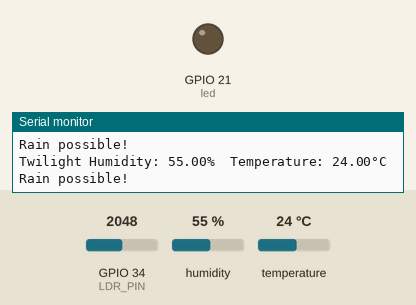
Recording of a sketch running on a simulated ESP32. On the bench: output pins drawn as LEDs (lit = HIGH), the last lines printed to the serial monitor. Inputs (shaded band) come from the test bench; at power-on: humidity 55 %, GPIO 34 (LDR_PIN) = 2048, temperature 24 °C.

Above: at 24.4 s.
24.5 s: humidity set to 59 %
At 27.5 s:
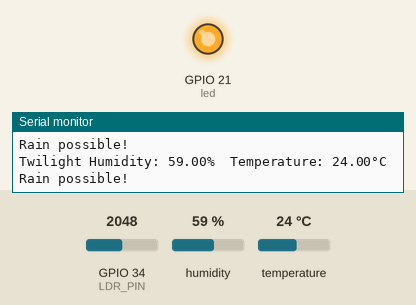
30.2 s: humidity set to 62 %
Timing chart, 0 to 37.5 s (numbered marks = the images above; inputs shaded):
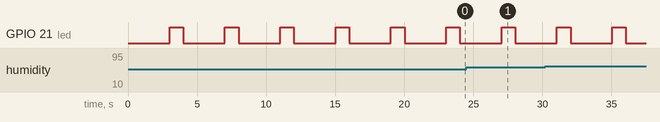

Measured:
- by itself, GPIO 21 (led): alternates HIGH for 1.0 s and LOW for 3.0 s

The sketch:

Rain_Detection_System.ino
```cpp
#include "DHT.h"

#define DHTPIN 5     // Digital pin connected to the DHT sensor
#define DHTTYPE DHT22   // define dhttype

#define LDR_PIN 34 //ADC pin connected to the LDR sensor


int led = 21; //LED that tells us when data is being read/stored

// Initialize DHT sensor.
DHT dht(DHTPIN, DHTTYPE);

void setup() {
  Serial.begin(115200);
  pinMode(LDR_PIN, INPUT);
  pinMode(led, OUTPUT);
  dht.begin();
}

void loop() {
  // Wait a few seconds between measurements.
  delay(3000);

  // Reading temperature or humidity takes about 250 milliseconds!
  // Sensor readings may also be up to 2 seconds 'old' (its a very slow sensor)
  float hum = dht.readHumidity();
  // Read temperature as Celsius (the default)
  float temp = dht.readTemperature();

  // Check if any reads failed and exit early (to try again).
  if (isnan(hum) || isnan(temp)) {
    Serial.println(F("Failed to read from DHT sensor!"));
    return;
  }

  //convert analog value from LDR sensor to voltage
  int analogValue = analogRead(LDR_PIN);
  float voltage = analogValue / 4063. * 3.3;

  //convert voltage values from data table provided with LDR to real-life light values
  if(voltage > 0.02 && voltage  < 0.12)
    Serial.print(F("Direct sunlight "));
  else if (voltage > 0.12 && voltage < 0.54)
    Serial.print(F("Sunny day "));
  else if (voltage >0.54 && voltage<0.89)
    Serial.print(F("Light overcast day "));
  else if (voltage >0.89 && voltage<1.65)
    Serial.print(F("Overcast day "));
  else if (voltage >1.65 && voltage<2.05)
    Serial.print(F("Twilight "));
  else if (voltage >2.05 && voltage<3.00)
    Serial.print(F("Deep Twigliht "));
  else if (voltage > 3.00 && voltage <3.20)
    Serial.print(F("Full moon "));
  else  Serial.print(F("Overcast night "));

  //print values from DHT22 sensor
  Serial.print(F("Humidity: "));
  Serial.print(hum);
  Serial.print(F("%  Temperature: "));
  Serial.print(temp);
  Serial.print(F("°C"));
  Serial.println();

  //predict rain possibility based on sensor readings
  if(temp>0){
    if((voltage>0.89 && voltage<1.65) || voltage>3.20){
      if(hum>60){
        Serial.println("Expect rain!");
      }
      else {
        Serial.println("Rain possible!");
      }
    }
    else if((voltage>0.54 && voltage<0.89)||(voltage>1.65 && voltage<3.00)){
      Serial.println("Rain possible!");
    }
    else {
      Serial.println("No rain expected!");
    }
  }
  else{
    Serial.println("Too cold for rain!");
  }
  //set LED pin high for one second to indicate data being read
  digitalWrite(led, HIGH);
  delay(1000);

  //set LED pin low
  digitalWrite(led, LOW);
}
```
